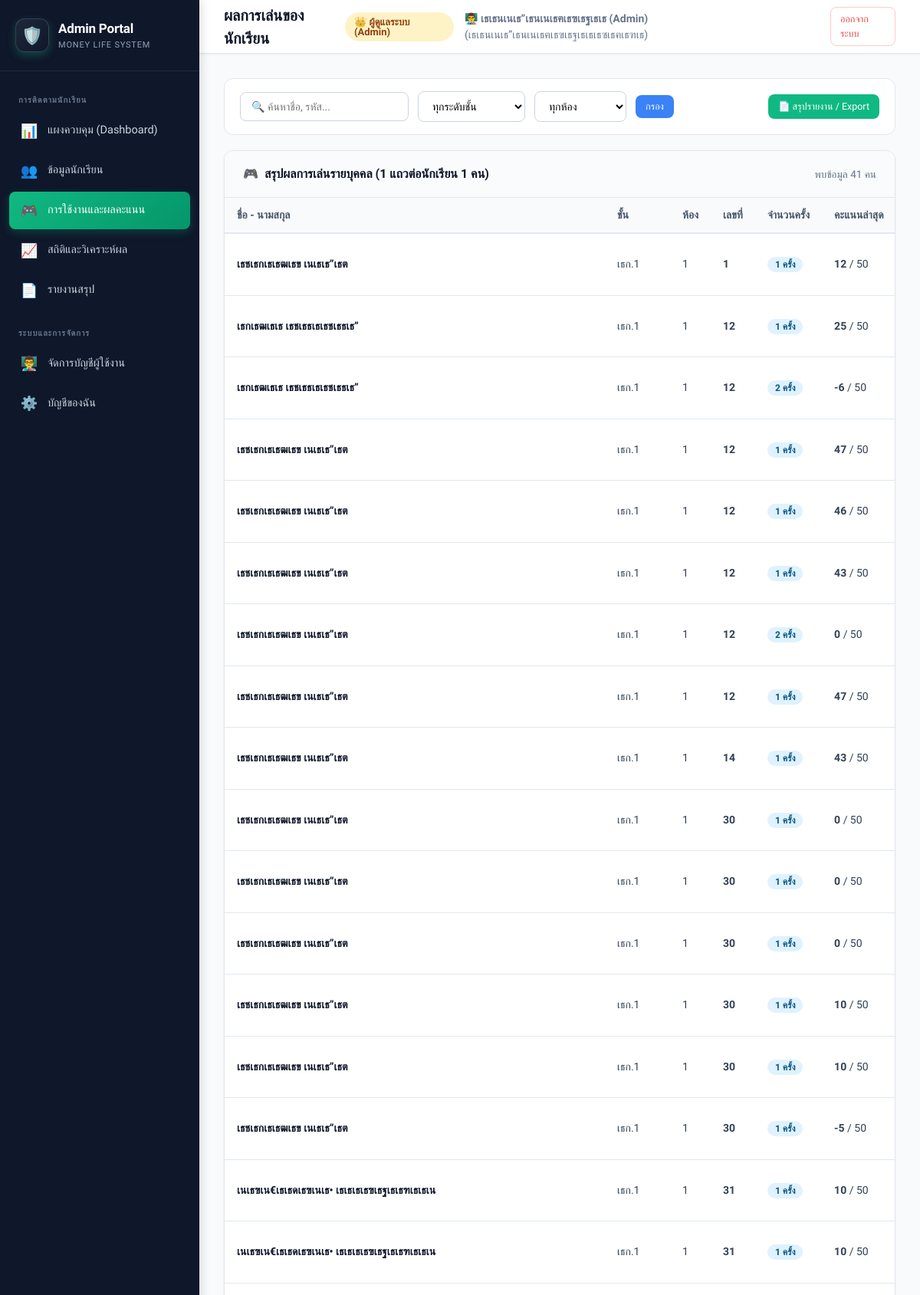
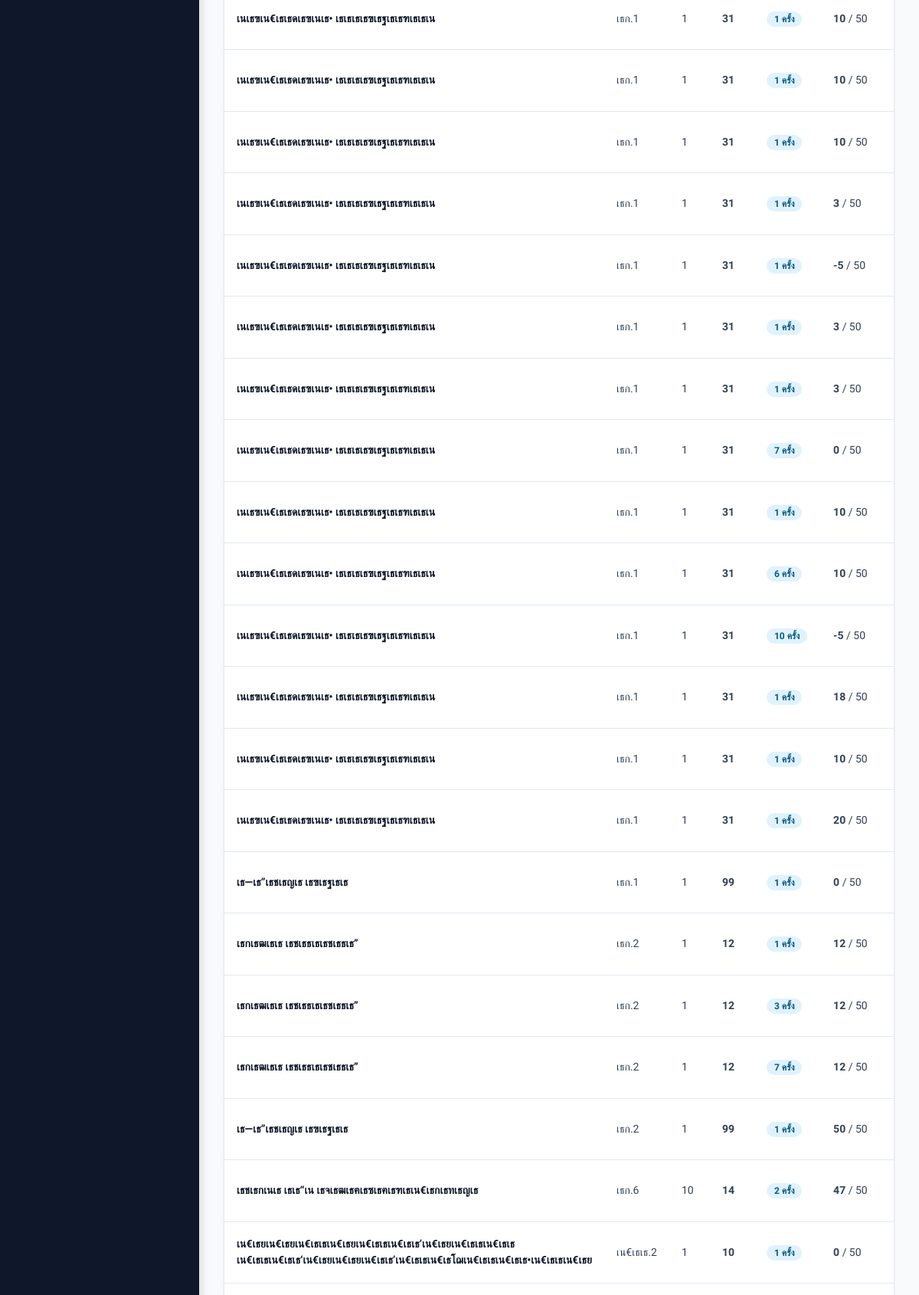
Screenshot of /teacher/results.php (signed in, upper part) with the database file from the repository (2 pictures, top to bottom).
### tables this page shows
CREATE TABLE `students` (
  `id` int(10) unsigned NOT NULL AUTO_INCREMENT,
  `student_code` varchar(50) DEFAULT NULL,
  `first_name` varchar(100) NOT NULL,
  `last_name` varchar(100) NOT NULL,
  `class_level` varchar(20) NOT NULL,
  `class_room` varchar(20) NOT NULL,
  `student_number` int(10) unsigned NOT NULL,
  `photo` varchar(255) DEFAULT NULL,
  `status` enum('active','pending','rejected') NOT NULL DEFAULT 'active',
  `created_at` timestamp NOT NULL DEFAULT current_timestamp(),
  PRIMARY KEY (`id`)
);

### teacher/auth/permissions.php (called while the page is built, shortened)
<?php
function e($string) {
    return htmlspecialchars((string)$string, ENT_QUOTES, 'UTF-8');
}

### teacher/results.php (the view, shortened to what this page needs)
<?php
$search = trim($_GET['search'] ?? '');
$sql = "
    SELECT
        s.id as student_id,
        s.student_code,
        s.first_name,
        s.last_name,
        s.class_level,
        s.class_room,
        s.student_number,
        COUNT(gs.id) as session_count,
        MAX(gs.total_score) as max_score,
        MAX(gs.percentage) as max_percentage,
        SUBSTRING_INDEX(GROUP_CONCAT(gs.total_score ORDER BY gs.id DESC), ',', 1) as latest_score,
        SUBSTRING_INDEX(GROUP_CONCAT(gs.percentage ORDER BY gs.id DESC), ',', 1) as latest_percentage,
        SUBSTRING_INDEX(GROUP_CONCAT(IFNULL(gs.completed_at, 'in_progress') ORDER BY gs.id DESC), ',', 1) as latest_status,
        MAX(gs.started_at) as latest_play_date
    FROM students s
    LEFT JOIN game_sessions gs ON s.id = gs.student_id
    WHERE 1=1
";
$params = [];
$sql .= " GROUP BY s.id ORDER BY s.class_level ASC, s.class_room ASC, s.student_number ASC";
$stmt = $pdo->prepare($sql);
$stmt->execute($params);
$results = $stmt->fetchAll();
require_once __DIR__ . '/includes/header.php';
?>
<div class="filter-bar">
    <form method="GET" action="results.php" class="filter-group">
        <input type="text" name="search" class="form-control" placeholder="🔍 ค้นหาชื่อ, รหัส..."
               value="<?= e($search) ?>" style="width: 220px;">
        <select name="class_level" class="form-control" style="width: 140px;">
            <option value="">ทุกระดับชั้น</option>
        </select>
        <select name="class_room" class="form-control" style="width: 120px;">
            <option value="">ทุกห้อง</option>
        </select>
        <button type="submit" class="btn btn-accent btn-sm">กรอง</button>
    </form>
    <div>
        <a href="reports.php" class="btn btn-primary btn-sm">
            📄 สรุปรายงาน / Export
        </a>
    </div>
</div>
<div class="card">
    <div class="card-header">
        <div class="card-title">
            <span>🎮</span> สรุปผลการเล่นรายบุคคล (1 แถวต่อนักเรียน 1 คน)
        </div>
        <span style="font-size: 13.5px; color: #64748b;">พบข้อมูล <?= count($results) ?> คน</span>
    </div>
    <div class="table-responsive">
        <table class="data-table">
            <thead>
                <tr>
                    <th>ชื่อ - นามสกุล</th>
                    <th>ชั้น</th>
                    <th>ห้อง</th>
                    <th>เลขที่</th>
                    <th>จำนวนครั้ง</th>
                    <th>คะแนนล่าสุด</th>
                </tr>
            </thead>
            <tbody>
                <?php if (count($results) === 0): ?>
                    <tr>
                        <td colspan="11" style="text-align: center; color: #94a3b8; padding: 30px;">
                            ไม่พบข้อมูลผลการเล่นที่ตรงกับเงื่อนไข
                        </td>
                    </tr>
                <?php else: ?>
                    <?php foreach ($results as $row): ?>
                        <tr>
                            <td>
                                <a href="student.php?id=<?= $row['student_id'] ?>" style="font-weight: 600; color: #0f172a; text-decoration: none;">
                                    <?= e($row['first_name'] . ' ' . $row['last_name']) ?>
                                </a>
                            </td>
                            <td><?= e($row['class_level']) ?></td>
                            <td><?= e($row['class_room']) ?></td>
                            <td><strong><?= e($row['student_number']) ?></strong></td>
                            <td>
                                <span class="badge <?= $row['session_count'] > 0 ? 'badge-info' : 'badge-secondary' ?>">
                                    <?= $row['session_count'] ?> ครั้ง
                                </span>
                            </td>
                            <td>
                                <?= $row['latest_score'] !== null ? "<strong>{$row['latest_score']}</strong> / 50" : '-' ?>
                            </td>
                        </tr>
                    <?php endforeach; ?>
                <?php endif; ?>
            </tbody>
        </table>
    </div>
</div>
<?php require_once __DIR__ . '/includes/footer.php'; ?>

### teacher/assets/css/teacher.css (style rules this page uses)
:root { --primary: #10b981; --primary-dark: #059669; --primary-light: #ecfdf5; --accent: #3b82f6; --accent-dark: #2563eb; --accent-light: #eff6ff; --dark: #0f172a; --dark-muted: #334155; --gray-50: #f8fafc; --gray-100: #f1f5f9; --gray-200: #e2e8f0; --gray-300: #cbd5e1; --gray-400: #94a3b8; --gray-500: #64748b; --gray-600: #475569; --gray-700: #334155; --gray-800: #1e293b; --white: #ffffff; --danger: #ef4444; --danger-light: #fef2f2; --warning: #f59e0b; --warning-light: #fffbeb; --success: #10b981; --success-light: #ecfdf5; --sidebar-width: 260px; --radius-sm: 8px; --radius-md: 12px; --radius-lg: 18px; --shadow-sm: 0 1px 3px rgba(0,0,0,0.06); --shadow-md: 0 4px 15px -3px rgba(0,0,0,0.08); --shadow-lg: 0 10px 25px -5px rgba(0,0,0,0.1); --transition: all 0.2s cubic-bezier(0.4, 0, 0.2, 1); }
* { box-sizing: border-box; margin: 0; padding: 0; }
body { font-family: 'Prompt', 'Sarabun', -apple-system, BlinkMacSystemFont, sans-serif; background-color: #f8fafc; color: var(--gray-800); line-height: 1.5; -webkit-font-smoothing: antialiased; }
.card { background: var(--white); border-radius: var(--radius-md); border: 1px solid var(--gray-200); box-shadow: var(--shadow-sm); margin-bottom: 24px; overflow: hidden; }
.card-header { padding: 18px 24px; border-bottom: 1px solid var(--gray-200); display: flex; align-items: center; justify-content: space-between; background: #fafbfc; }
.card-title { font-size: 16px; font-weight: 600; color: var(--dark); display: flex; align-items: center; gap: 8px; }
.table-responsive { overflow-x: auto; width: 100%; }
.data-table { width: 100%; border-collapse: collapse; text-align: left; font-size: 14px; }
.data-table th { background: #f8fafc; color: var(--gray-600); font-weight: 600; padding: 12px 16px; border-bottom: 2px solid var(--gray-200); white-space: nowrap; }
.data-table td { padding: 14px 16px; border-bottom: 1px solid var(--gray-200); color: var(--gray-700); vertical-align: middle; }
.badge { display: inline-flex; align-items: center; gap: 4px; padding: 4px 10px; border-radius: 9999px; font-size: 12px; font-weight: 600; line-height: 1; }
.badge-info { background: #e0f2fe; color: #075985; }
.btn { display: inline-flex; align-items: center; justify-content: center; gap: 8px; padding: 9px 18px; font-size: 14px; font-weight: 500; font-family: inherit; border-radius: var(--radius-sm); border: 1px solid transparent; cursor: pointer; text-decoration: none; transition: var(--transition); }
.btn-primary { background: #10b981; color: white; }
.btn-accent { background: #3b82f6; color: white; }
.btn-sm { padding: 6px 12px; font-size: 12.5px; }
.form-control { width: 100%; padding: 10px 14px; font-size: 14px; font-family: inherit; border: 1px solid var(--gray-300); border-radius: var(--radius-sm); background: white; transition: var(--transition); }
.filter-bar { background: white; padding: 16px 20px; border-radius: var(--radius-md); border: 1px solid var(--gray-200); margin-bottom: 20px; display: flex; flex-wrap: wrap; gap: 14px; align-items: center; justify-content: space-between; }
.filter-group { display: flex; flex-wrap: wrap; gap: 12px; align-items: center; }

### rows the page displays
students: first_name+last_name "เธชเธกเธเธฒเธข เนเธเธ”เธต", class_level "เธก.1", class_room "1", student_number "1", session_count "1", latest_score "12"
students: first_name+last_name "เธกเธฒเธเธ เธชเธธเธเธชเธธเธ”", class_level "เธก.1", class_room "1", student_number "12", session_count "1", latest_score "25"
students: first_name+last_name "เธกเธฒเธเธ เธชเธธเธเธชเธธเธ”", class_level "เธก.1", class_room "1", student_number "12", session_count "2", latest_score "-6"
students: first_name+last_name "เธชเธกเธเธฒเธข เนเธเธ”เธต", class_level "เธก.1", class_room "1", student_number "12", session_count "1", latest_score "47"
students: first_name+last_name "เธชเธกเธเธฒเธข เนเธเธ”เธต", class_level "เธก.1", class_room "1", student_number "12", session_count "1", latest_score "46"
students: first_name+last_name "เธชเธกเธเธฒเธข เนเธเธ”เธต", class_level "เธก.1", class_room "1", student_number "12", session_count "1", latest_score "43"
students: first_name+last_name "เธชเธกเธเธฒเธข เนเธเธ”เธต", class_level "เธก.1", class_room "1", student_number "12", session_count "2", latest_score "0"
students: first_name+last_name "เธชเธกเธเธฒเธข เนเธเธ”เธต", class_level "เธก.1", class_room "1", student_number "12", session_count "1", latest_score "47"
students: first_name+last_name "เธชเธกเธเธฒเธข เนเธเธ”เธต", class_level "เธก.1", class_room "1", student_number "14", session_count "1", latest_score "43"
students: first_name+last_name "เธชเธกเธเธฒเธข เนเธเธ”เธต", class_level "เธก.1", class_room "1", student_number "30", session_count "1", latest_score "0"
students: first_name+last_name "เธชเธกเธเธฒเธข เนเธเธ”เธต", class_level "เธก.1", class_room "1", student_number "30", session_count "1", latest_score "0"
students: first_name+last_name "เธชเธกเธเธฒเธข เนเธเธ”เธต", class_level "เธก.1", class_room "1", student_number "30", session_count "1", latest_score "0"
students: first_name+last_name "เธชเธกเธเธฒเธข เนเธเธ”เธต", class_level "เธก.1", class_room "1", student_number "30", session_count "1", latest_score "10"
students: first_name+last_name "เธชเธกเธเธฒเธข เนเธเธ”เธต", class_level "เธก.1", class_room "1", student_number "30", session_count "1", latest_score "10"
students: first_name+last_name "เธชเธกเธเธฒเธข เนเธเธ”เธต", class_level "เธก.1", class_room "1", student_number "30", session_count "1", latest_score "-5"
students: first_name+last_name "เนเธฃเน€เธเธดเธฃเนเธ• เธเธเธเธฃเธฐเธเธฑเธเธเน", class_level "เธก.1", class_room "1", student_number "31", session_count "1", latest_score "10"
students: first_name+last_name "เนเธฃเน€เธเธดเธฃเนเธ• เธเธเธเธฃเธฐเธเธฑเธเธเน", class_level "เธก.1", class_room "1", student_number "31", session_count "1", latest_score "10"
students: first_name+last_name "เนเธฃเน€เธเธดเธฃเนเธ• เธเธเธเธฃเธฐเธเธฑเธเธเน", class_level "เธก.1", class_room "1", student_number "31", session_count "1", latest_score "10"
students: first_name+last_name "เนเธฃเน€เธเธดเธฃเนเธ• เธเธเธเธฃเธฐเธเธฑเธเธเน", class_level "เธก.1", class_room "1", student_number "31", session_count "1", latest_score "10"
students: first_name+last_name "เนเธฃเน€เธเธดเธฃเนเธ• เธเธเธเธฃเธฐเธเธฑเธเธเน", class_level "เธก.1", class_room "1", student_number "31", session_count "1", latest_score "10"
students: first_name+last_name "เนเธฃเน€เธเธดเธฃเนเธ• เธเธเธเธฃเธฐเธเธฑเธเธเน", class_level "เธก.1", class_room "1", student_number "31", session_count "1", latest_score "3"
students: first_name+last_name "เนเธฃเน€เธเธดเธฃเนเธ• เธเธเธเธฃเธฐเธเธฑเธเธเน", class_level "เธก.1", class_room "1", student_number "31", session_count "1", latest_score "-5"
students: first_name+last_name "เนเธฃเน€เธเธดเธฃเนเธ• เธเธเธเธฃเธฐเธเธฑเธเธเน", class_level "เธก.1", class_room "1", student_number "31", session_count "1", latest_score "3"
students: first_name+last_name "เนเธฃเน€เธเธดเธฃเนเธ• เธเธเธเธฃเธฐเธเธฑเธเธเน", class_level "เธก.1", class_room "1", student_number "31", session_count "1", latest_score "3"
students: first_name+last_name "เนเธฃเน€เธเธดเธฃเนเธ• เธเธเธเธฃเธฐเธเธฑเธเธเน", class_level "เธก.1", class_room "1", student_number "31", session_count "7", latest_score "0"
students: first_name+last_name "เนเธฃเน€เธเธดเธฃเนเธ• เธเธเธเธฃเธฐเธเธฑเธเธเน", class_level "เธก.1", class_room "1", student_number "31", session_count "1", latest_score "10"
students: first_name+last_name "เนเธฃเน€เธเธดเธฃเนเธ• เธเธเธเธฃเธฐเธเธฑเธเธเน", class_level "เธก.1", class_room "1", student_number "31", session_count "6", latest_score "10"
students: first_name+last_name "เนเธฃเน€เธเธดเธฃเนเธ• เธเธเธเธฃเธฐเธเธฑเธเธเน", class_level "เธก.1", class_room "1", student_number "31", session_count "10", latest_score "-5"
students: first_name+last_name "เนเธฃเน€เธเธดเธฃเนเธ• เธเธเธเธฃเธฐเธเธฑเธเธเน", class_level "เธก.1", class_room "1", student_number "31", session_count "1", latest_score "18"
students: first_name+last_name "เนเธฃเน€เธเธดเธฃเนเธ• เธเธเธเธฃเธฐเธเธฑเธเธเน", class_level "เธก.1", class_room "1", student_number "31", session_count "1", latest_score "10"
students: first_name+last_name "เนเธฃเน€เธเธดเธฃเนเธ• เธเธเธเธฃเธฐเธเธฑเธเธเน", class_level "เธก.1", class_room "1", student_number "31", session_count "1", latest_score "20"
students: first_name+last_name "เธ—เธ”เธชเธญเธ เธฃเธฐเธเธ", class_level "เธก.1", class_room "1", student_number "99", session_count "1", latest_score "0"
students: first_name+last_name "เธกเธฒเธเธ เธชเธธเธเธชเธธเธ”", class_level "เธก.2", class_room "1", student_number "12", session_count "1", latest_score "12"
students: first_name+last_name "เธกเธฒเธเธ เธชเธธเธเธชเธธเธ”", class_level "เธก.2", class_room "1", student_number "12", session_count "3", latest_score "12"
students: first_name+last_name "เธกเธฒเธเธ เธชเธธเธเธชเธธเธ”", class_level "เธก.2", class_room "1", student_number "12", session_count "7", latest_score "12"
students: first_name+last_name "เธ—เธ”เธชเธญเธ เธฃเธฐเธเธ", class_level "เธก.2", class_room "1", student_number "99", session_count "1", latest_score "50"
students: first_name+last_name "เธชเธกเนเธ เธเธ“เน เธจเธฒเธฅเธซเธฅเธฑเธเน€เธกเธทเธญเธ", class_level "เธก.6", class_room "10", student_number "14", session_count "2", latest_score "47"
students: first_name+last_name "เน€เธยเน€เธยเน€เธเธเน€เธยเน€เธเธเน€เธเธ‘เน€เธยเน€เธเธเน€เธเธ เน€เธเธเน€เธเธ‘เน€เธยเน€เธยเน€เธเธ’เน€เธเธเน€เธโฌเน€เธเธเน€เธเธ•เน€เธเธเน€เธย", class_level "เน€เธเธ.2", class_room "1", student_number "10", session_count "1", latest_score "0"

### other values shown
$pageTitle "ผลการเล่นของนักเรียน"
$roleLabel "ผู้ดูแลระบบ (Admin)"
$currentTeacherName "เธเธนเนเธ”เธนเนเธฅเธฃเธฐเธเธ (Admin)"
$_SESSION['teacher_position'] "เธเธนเนเธ”เธนเนเธฅเธฃเธฐเธเธเธซเธฅเธฑเธ"
count($results) "41"
